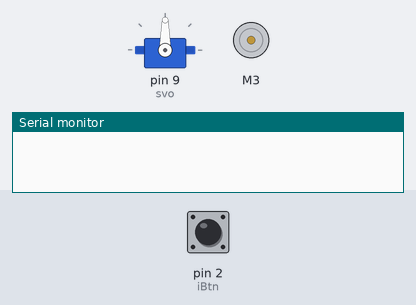
A sketch run on a simulated Arduino Uno, built with avr-gcc and run on an emulated ATmega328P. On the bench: servo, DC motor (green arrow = forward, orange = backward, longer = faster), the last lines printed to the serial monitor. Inputs (shaded band) come from the test bench; at power-on: pin 2 (iBtn) HIGH. At 24.8 s the program stops and its outputs stay as they are.

Above: at 1.3 s.
1.4 s: pin 2 (iBtn) pulled LOW for 0.15 s
At 4.8 s:
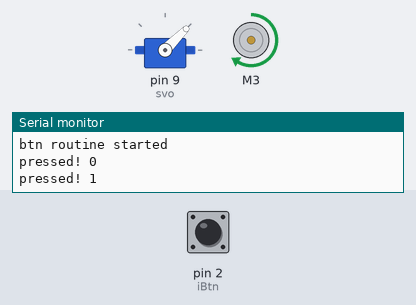
At 5.6 s:
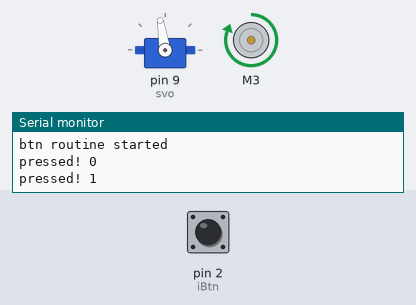
Timing chart, 0 to 26.3 s (numbered marks = the images above; inputs shaded):
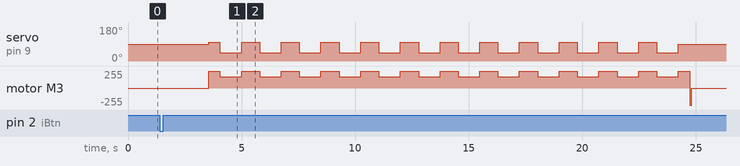

The sketch:

L293D_AlmostFinalExperimental.ino
```cpp
#include <AFMotor.h>
#include <Servo.h>

#define FWD 1
#define BWD 2
#define BRK 3
#define REL 4

bool _ZEROCHECK = false;
int iBtn = 2;
// bot init pos (on the mat)
int biPos = 5;
/*
 * 1 | 2 | 3
 * 4 | 5 | 6
 */

bool _mirror = false;

AF_DCMotor motor(3);
Servo svo;

// (set) motor speed
void mspd(int dir, int spd=255) {
  motor.setSpeed(spd);
  //if (dir != 0) motor.run(dir%4 + 1);
  motor.run(dir);
}

void steer(int dir) {
  svo.write(map(dir, 100, -100, 0, 180));
}

void setup() {
  Serial.begin(38400);
  pinMode(iBtn, INPUT_PULLUP);
  svo.attach(9);
  motor.setSpeed(200);
  motor.run(RELEASE);

  if (_ZEROCHECK) {
    svo.write(90);
    while(1);
  }

  delay(500);
  while(digitalRead(iBtn));
  Serial.println("btn routine started");
  bool startpgm = false;
  int c = -1;
  while(1) {
    c++;
    Serial.println("pressed! " + String(c));
    long prevm = millis(); // previous millis
    while (1) {
      if (millis() > prevm + 2000) {
        startpgm = true;
        break;
      }
      if (!digitalRead(iBtn)) { // if pressed
        while (!digitalRead(iBtn)); // then wait until released
        break; // and break out
      }
    }

    if (startpgm) break;
  }

  if (c <= 6) _mirror = false;
  else _mirror = true;
  if (c <= 6) {
    biPos = c;
  }
  else biPos = c - 6;
}

bool dir = true;

void loop() {
//  motor.run(dir?FORWARD:BACKWARD);
//  for (int i = 0; i < 180; i++) {
//    svo.write(i);
//    delay(4);
//  }
//  for (int i = 0; i < 180; i++) {
//    svo.write(180-i);
//    delay(4);
//  }
//  dir = !dir;

  if (!_mirror) {
    for (int lap = 0; lap < 3; lap++) {
      for (int i = 0; i < 4; i++) {
        steer(-10);
        mspd(FWD, 255);

        int fwdDelay = 800; // previously 1000
        if (biPos <= 3 and lap == 0 and i == 0) fwdDelay = 500;
//        if (i == 1) fwdDelay = 700;
//        if (i == 1 and lap == 1) fwdDelay = 1200;
        delay(fwdDelay);

        steer(50); // previously 50
        mspd(FWD, 170); // previously 150;
        delay(948); // previously 2200 then 1200 then 900 [PERFECT FOR 3S] then
      }
    }
  }
  else {
    for (int lap = 0; lap < 3; lap++) {
      for (int i = 0; i < 4; i++) {
        steer(-10);
        mspd(FWD, 255);

        int fwdDelay = 800; // previously 1000
        if (biPos <= 3 and lap == 0 and i == 0) fwdDelay = 500;
//        if (i == 1) fwdDelay = 700;
//        if (i == 1 and lap == 1) fwdDelay = 1200;
        delay(fwdDelay);

        steer(-80); // previously 50
        mspd(FWD, 170); // previously 150;
        delay(1100); // previously 2200 then 1200 then 900 [PERFECT FOR 3S]
      }
    }
  }


  steer(0);
  mspd(FWD, 255); delay(500);
  mspd(FWD, 0); mspd(BWD, 255); delay(100); // spin motor back for 100ms to brake
  mspd(FWD, 0);
  while(1); // halt code
}
```

Measured:
- after the input at 1.4 s, servo on pin 9 (svo): 90° → 99° after 2.2 s, then repeats every 1.7 s: 45° 0.95 s, 99° 0.80 s; motor M3: stopped → forward 255/255 after 2.2 s, → forward 170/255 0.50 s later, → forward 255/255 0.95 s later, → forward 170/255 0.80 s later, … (27 changes in this stretch)
